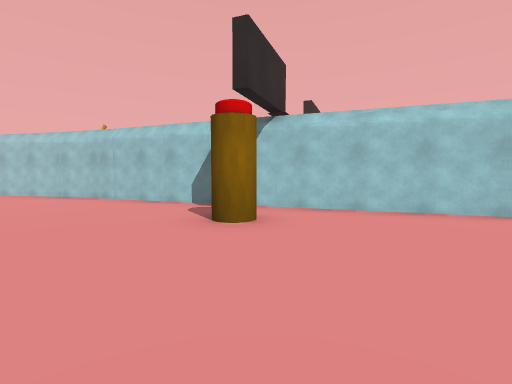
View 1 (above)

24 first-person views from a walk through a scene from a Unity 3-D project. The camera is 1.3 m above the floor, tilts 4° down and sees 85° across. The floor is counted in squares, 2 m on a side. Each view is taken from the middle of a square. On the plan, view 1 faces up. The plan holds only what a view shows up to about 9 squares ahead; the rest is blank. The place goes on beyond the plan. Some animated figures are not drawn.

View 2
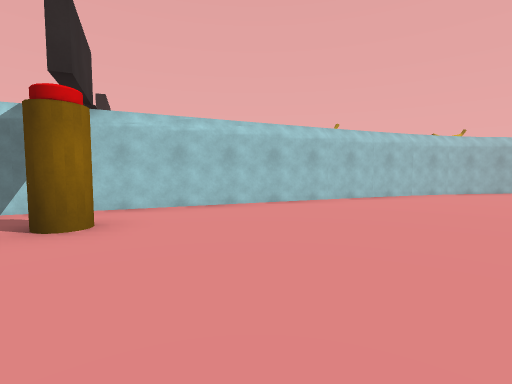

View 3
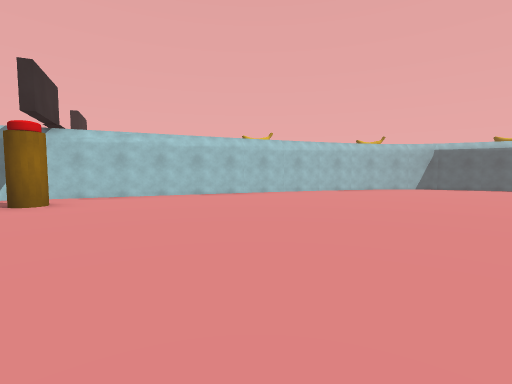

View 4
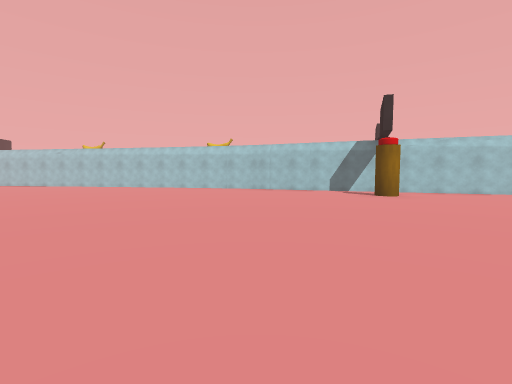

View 5
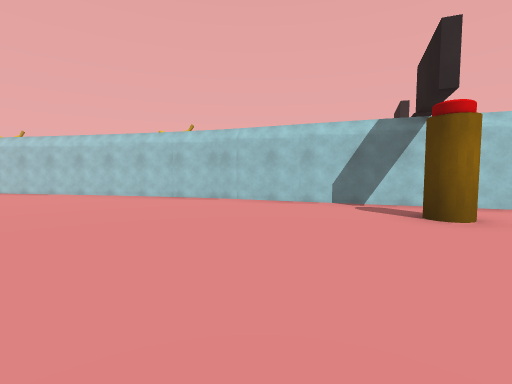

View 6
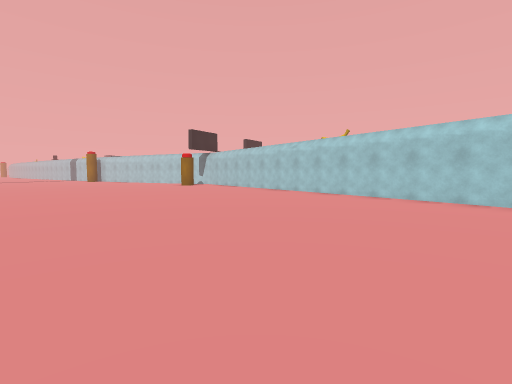

View 7
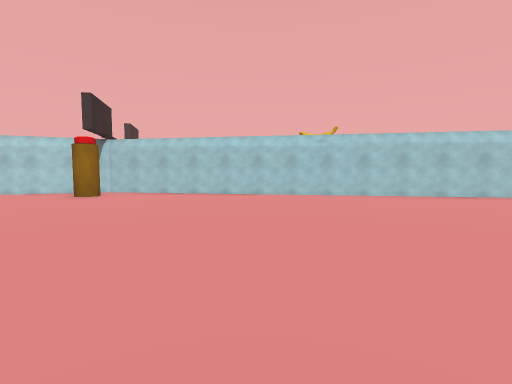

View 8
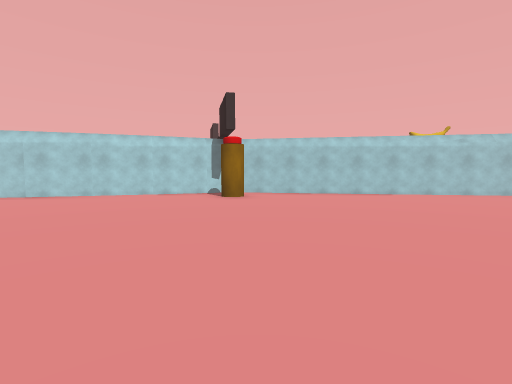

View 9
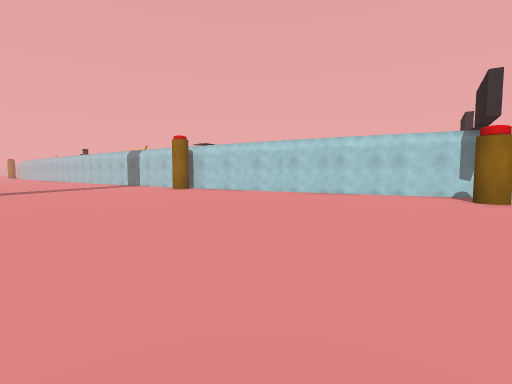

View 10
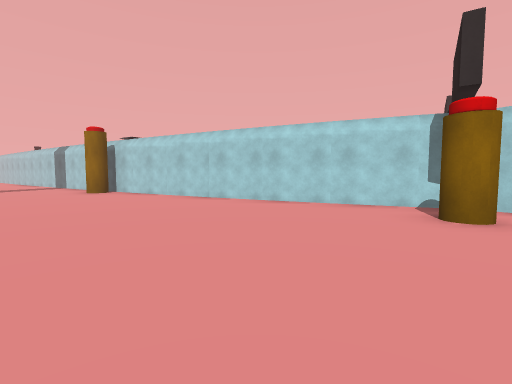

View 11
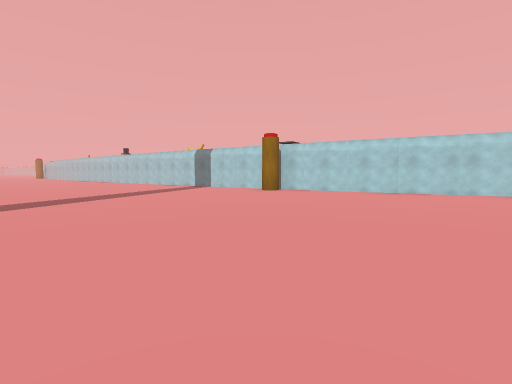

View 12
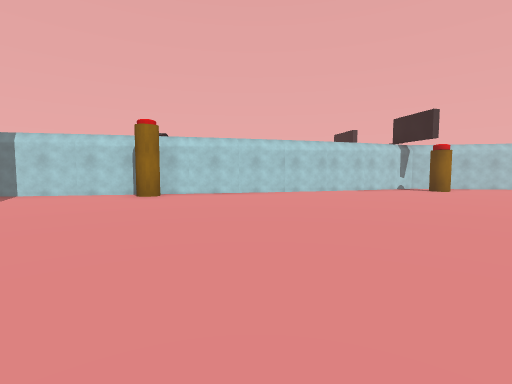

View 13
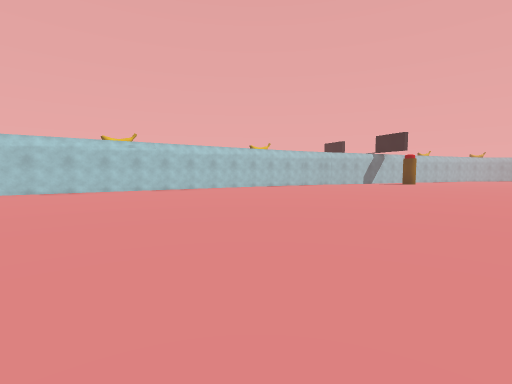

View 14
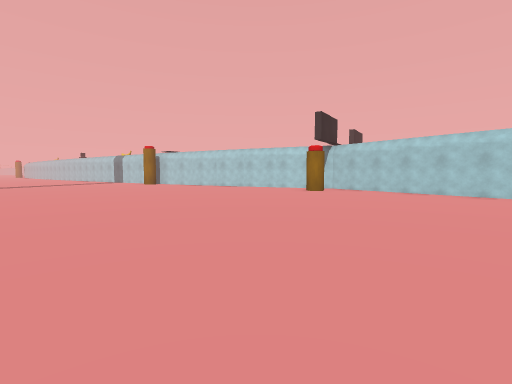

View 15
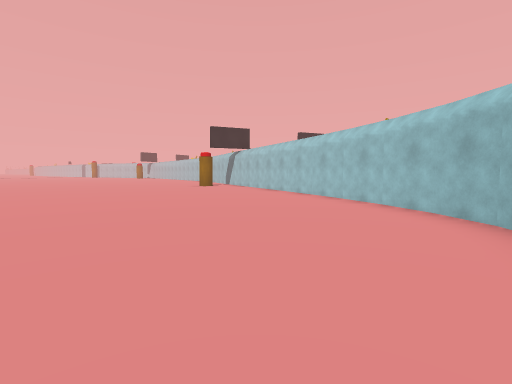

View 16
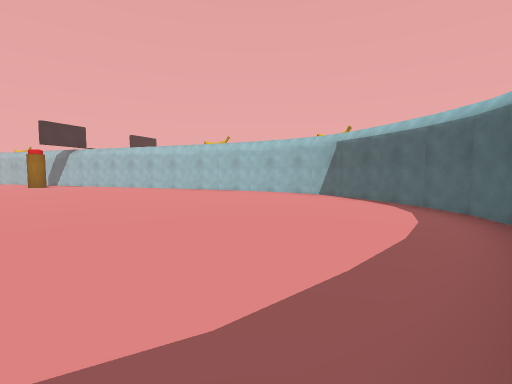

View 17
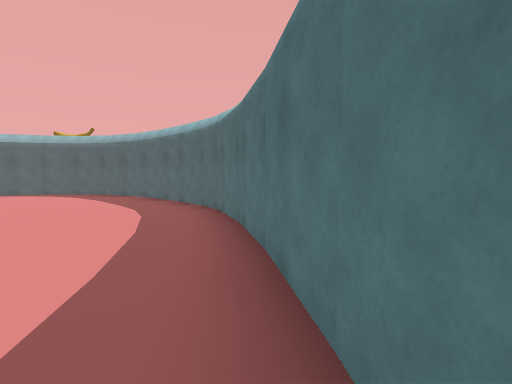

View 18
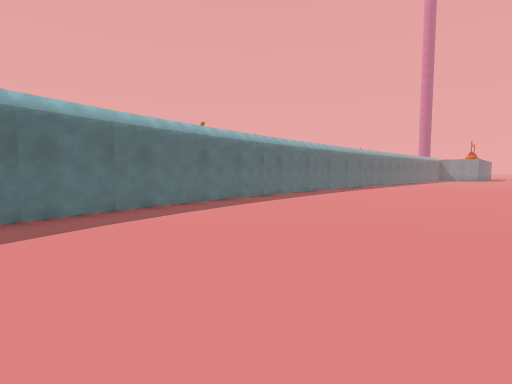

View 19
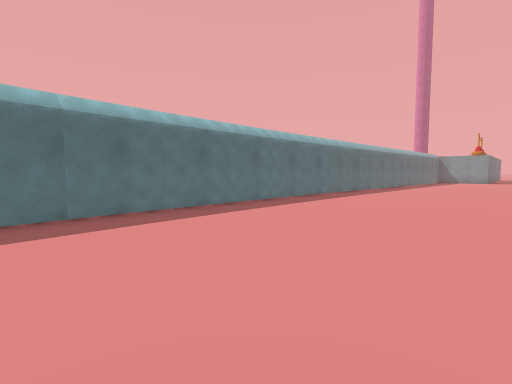

View 20
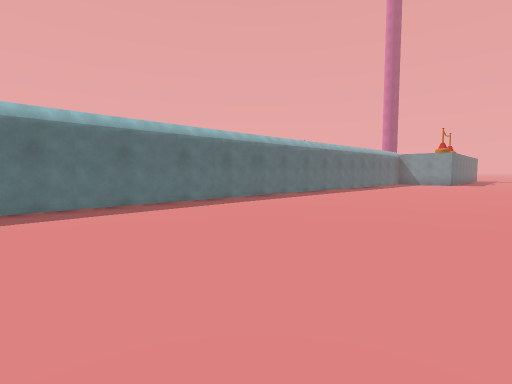

View 21
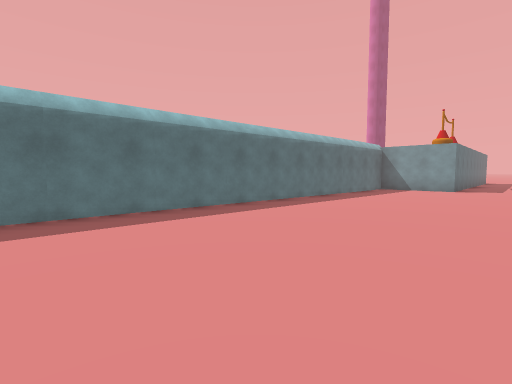

View 22
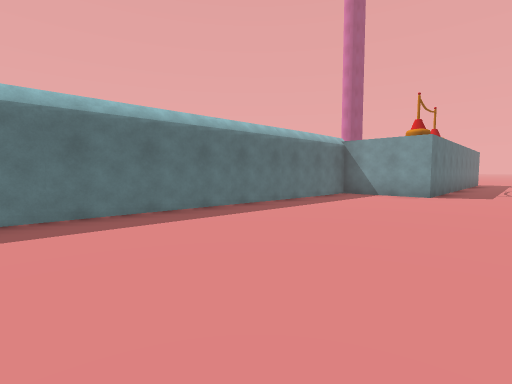

View 23
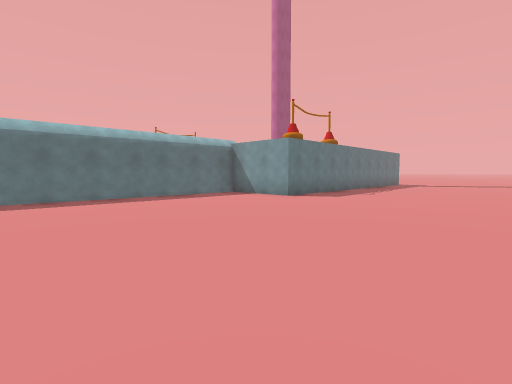

View 24
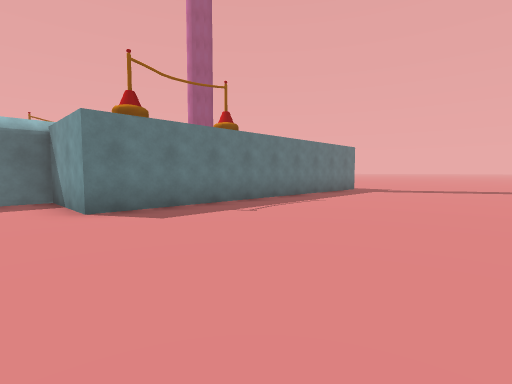

### Floor plan
Points are (right, up) in squares from view 1. A wall is a line through its corners. A room is listed if a view was taken in it or the views show most of it. See-through windows are left out.
Room 1 (views 1, 2, 3, 4, 5, 6, 7, 8, 9, 10, 11, 12, 13, 14, 15, 16, 17, 18, 19, 20, 21, 22, 23, 24)
walls: (-6.5, 7.9) (-19.5, 10.1); (-23.8, -6.9) (-17.2, -6.9) (-17.1, -9.2) (-0.7, -9.8); (-5.1, 7.4) (-6.7, 7.8); (-20.1, 10) (-25, 8.1); (-0.8, -9.6) (0.8, -9.6); (-24.9, 8.2) (-31.6, 6.7); (0.7, -9.8) (6.4, -9.1); (6.2, -9.1) (7.7, -8.8); (7.7, 2.6) (-5.2, 7.3); (7.6, -8.8) (8.8, -8.4); (8.9, 1.8) (7.5, 2.5); (8.6, -8.4) (9.5, -8); (9.9, 1.1) (8.8, 1.9); (9.4, -8) (11.2, -6.4); (10.7, 0.4) (9.8, 1.2); (11.2, -0.3) (10.6, 0.6); (11.1, -6.4) (11.8, -5.4); (11.8, -1.7) (11.3, -0.3); (11.7, -5.6) (12.2, -4.5); (12.2, -2.9) (11.8, -1.6); (12.1, -4.7) (12.3, -3.7); (12.3, -3.8) (12.1, -2.7)
objects: other object (-29, 7); other object (-20, 9); other object (0, 4)

Positions as (right, up) in squares from view 1, and headings:
1: (0, 0), facing up
2: (-1, 0), facing up-right
3: (-1, -3), facing up-right
4: (-4, -4), facing up
5: (-3, 0), facing up
6: (-7, 1), facing up-left
7: (-15, 1), facing up
8: (-19, 1), facing up
9: (-19, 1), facing up-left
10: (-19, 4), facing up-left
11: (-22, -1), facing up-left
12: (-26, -1), facing up
13: (-17, -1), facing up-right
14: (-14, 0), facing up-left
15: (11, -4), facing up-left
16: (9, -8), facing up
17: (4, -9), facing right
18: (8, -4), facing down-left
19: (3, -5), facing down-left
20: (-1, -4), facing down-left
21: (-6, -5), facing down-left
22: (-9, -5), facing down-left
23: (-11, -2), facing down-left
24: (-16, -2), facing down-left
